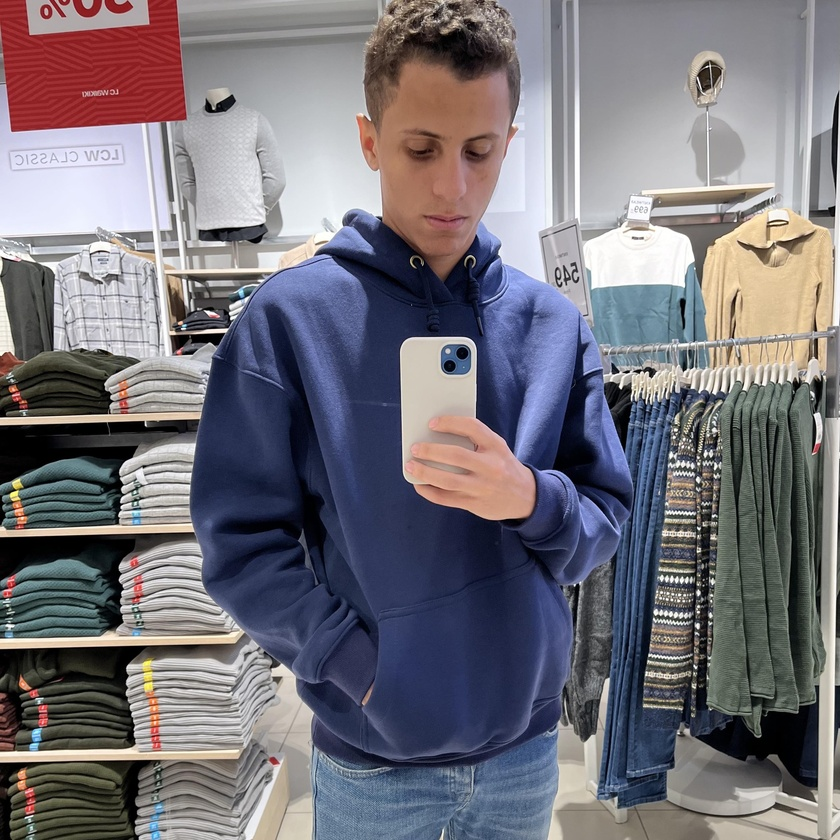
#> input picture DataAugmentation/mo.jpg, 840 x 840 px, shrunk from 2047 x 2048 before the run, given in place of cars.mp4, which was not available
$ jupyter execute index.ipynb
#> lines starting #> are read from the running program, lines starting #| are printed output that depends on the picture
[cell 1]
import cv2

[cell 2]
cap = cv2.VideoCapture('cars.mp4')
_ , first_frame = cap.read()
#> first_frame is the input picture: shape (840, 840, 3); mean B, G, R 121.4, 113.8, 117
first_gray = cv2.cvtColor(first_frame,cv2.COLOR_BGR2GRAY)
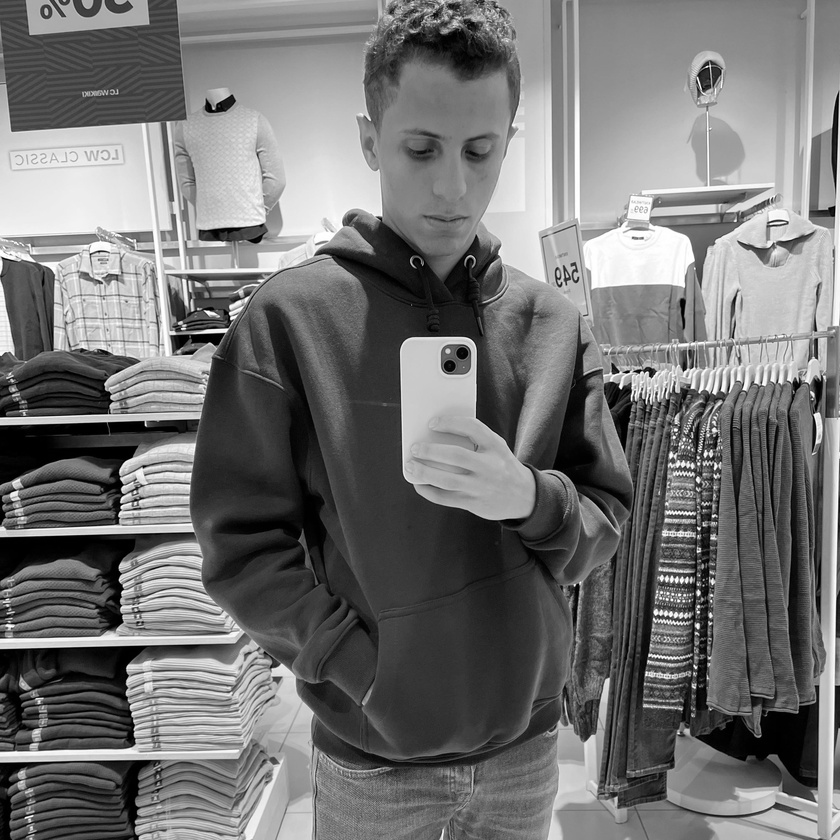
#> first_gray: shape (840, 840); min 0, max 255, mean 115.6
first_gray = cv2.GaussianBlur(first_gray,(5,5),0)

[cell 3]
while True:

    ret , frame = cap.read()
    if ret == False:
        break
    gray_frame = cv2.cvtColor(frame,cv2.COLOR_BGR2GRAY)
    gray_frame = cv2.GaussianBlur(gray_frame,(5,5),0)
    difference = cv2.absdiff(first_gray,gray_frame)
#> difference: shape (840, 840); every value is 0
    _,difference = cv2.threshold(difference,25,255,cv2.THRESH_BINARY)

    cv2.imshow('First frame' , first_frame)
    cv2.imshow('Frame ' , frame)
    cv2.imshow('Difference',difference)

    key = cv2.waitKey(30)
#> (key Esc is pressed here)
    if key == 27:
        break
cap.release()
cv2.destroyAllWindows()


$ run again, on DataAugmentation/mo1.jpg
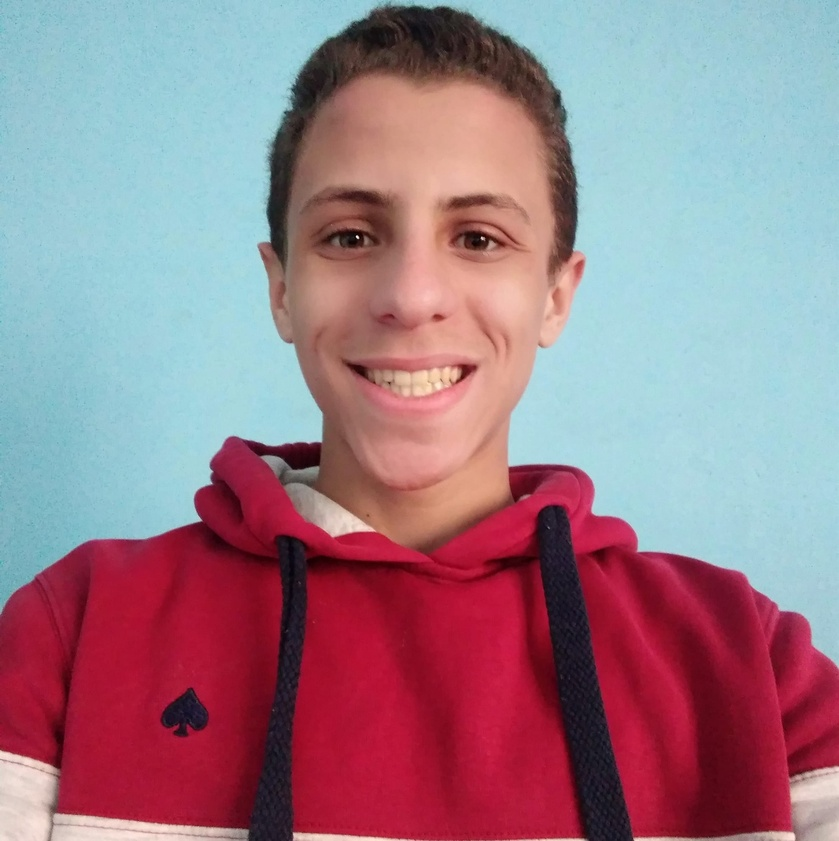
#> input picture DataAugmentation/mo1.jpg, 839 x 841 px, shrunk from 2008 x 2015 before the run, given in place of cars.mp4, which was not available
#> first_frame is the input picture: shape (841, 839, 3); mean B, G, R 136.9, 125.2, 155.8
#> `first_gray = cv2.cvtColor(first_frame,cv2.COLOR_BGR2GRAY)`:
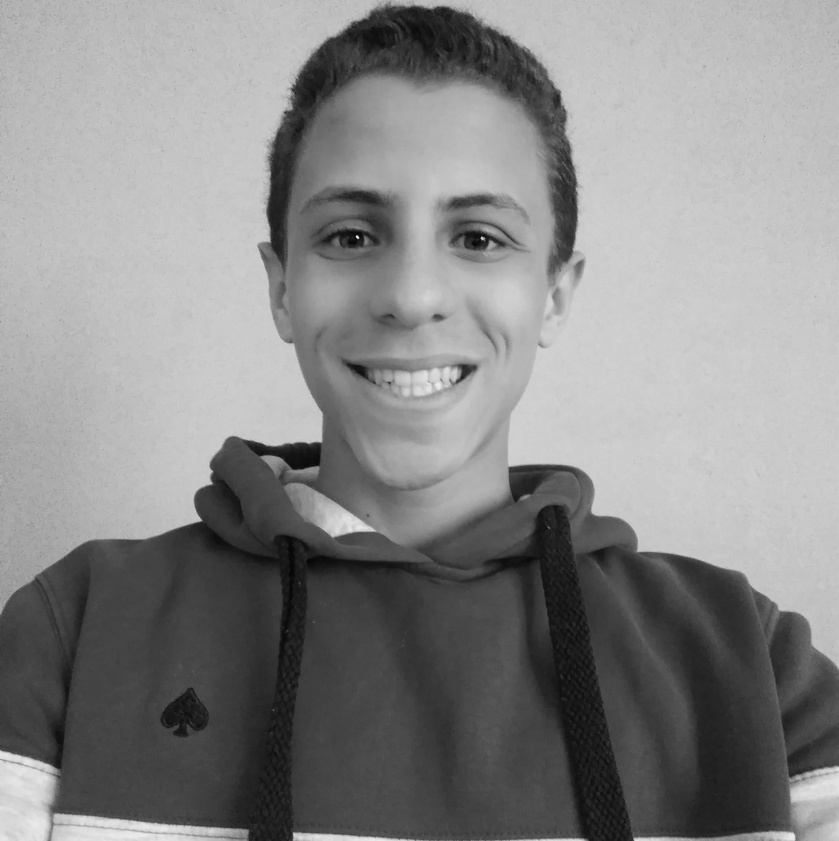
#> first_gray: shape (841, 839); min 4, max 252, mean 135.7
#> difference: shape (841, 839); every value is 0
